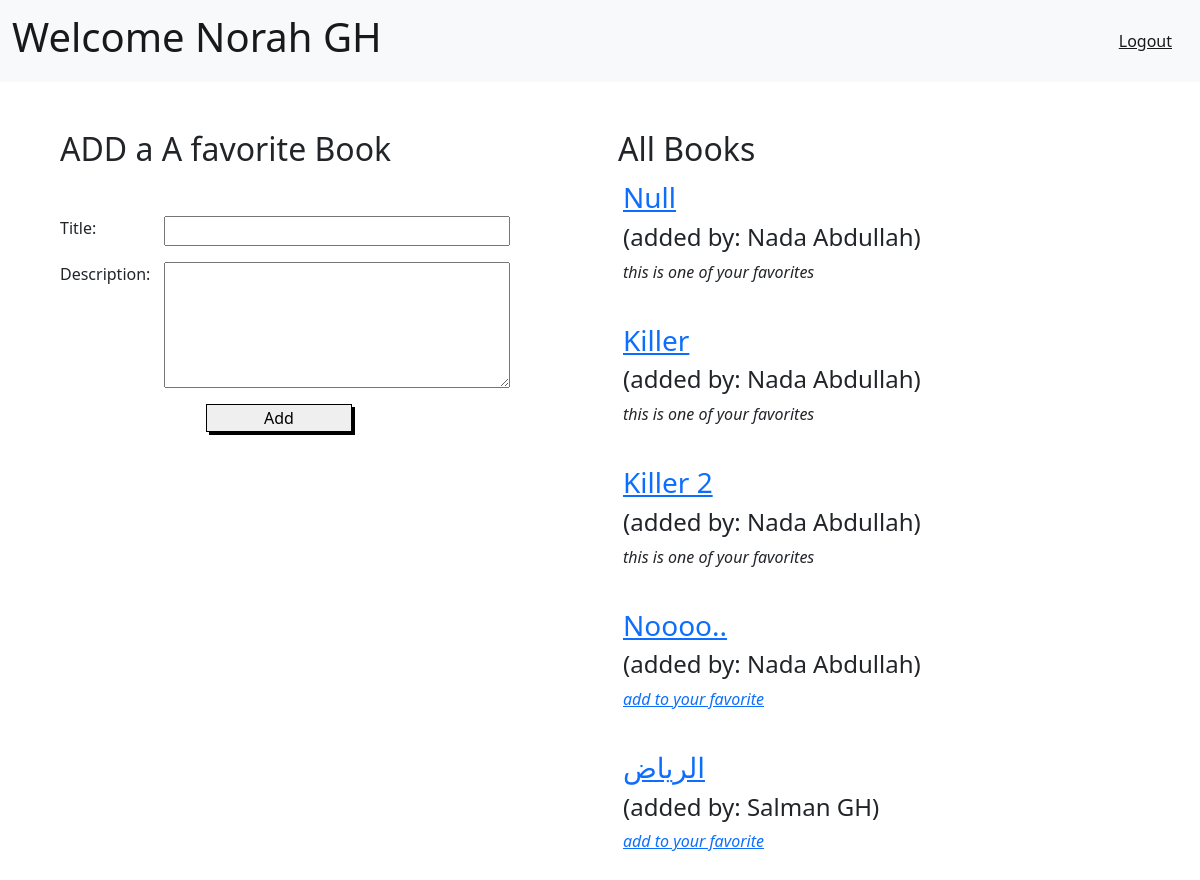
/books/ (signed in), run on the app's committed database.
### login_register_app/models.py (models this page shows)
class User (models.Model):
    first_name = models.CharField(max_length=50,blank=False,null=False)
    last_name = models.CharField(max_length=50,blank=False,null=False)
    email = models.EmailField(blank=False,null=False)
    password = models.CharField(max_length=50,blank=False,null=False)
    birthday = models.DateField(blank=False,null=False)
    objects = UserManager()

### favBooks_app/models.py (models this page shows)
class Book(models.Model):
    title = models.CharField(max_length=100)
    uploaded_by = models.ForeignKey(User,related_name='uploaded_books',blank=False,on_delete=models.CASCADE)
    liked_by = models.ManyToManyField(User,related_name='liked_books')
    created_at = models.DateTimeField(auto_now_add=True)
    updated_at = models.DateTimeField(auto_now=True)
    desc = models.TextField()
    objects = BookManager()

### favBooks_app/views.py (the view)
# urls.py: path('',views.index,name='main'),
def index(request):
    if not ('userId' in request.session):
        messages.error(request, "Need to login first", 'alert alert-danger')
        return render(request,'loginError.html')
    userId = request.session['userId']
    curr_user = User.objects.filter(id=userId).last()
    context = {
        'curr_user': curr_user ,
        'books' : Book.objects.all(),
        'allBooks': allBooks(request),
    }
    try:
        if (request.session['userTryToPost']):
            context['book_title'] = request.session['book_title']
            context['book_desc'] = request.session['book_desc']
            request.session['userTryToPost'] = False
            del request.session['book_title']
            del request.session['book_desc']
    except:
        print('--'*80,'no post saved')
    return render(request,'books.html',context)

### favBooks_app/templates/books.html (shortened to what this page needs)
{% extends 'base.html' %}
{% block content %}
<div class="col m-5">
    <h2 class="text-start">ADD a A favorite Book</h2>
    <form action="/books/addBook" method="post" class="row text-start mt-5">
        <label class="col col-3">Title:</label>
        <input type="text" name="title" class="col" value='{{book_title}}'>
        <label class="col col-3">Description:</label>
        <textarea name="desc" class="col" rows="5">{{book_desc}}</textarea>
        <div class="col  text-center"><button type="submit" class="col col-4">Add</button></div>
    </form>
</div>
<div class="col m-5">
    <h2 class="text-start">All Books</h2>
    <ul>
        {% for dict in allBooks %}
        <li>
            <a href="/books/{{dict.book.id}}">
                <h3>{{dict.book.title}}</h3>
            </a>
            <h4>(added by: {{dict.book.uploaded_by.first_name}} {{dict.book.uploaded_by.last_name}})</h4>
            {% if dict.result == 0 %}
            <p class="em">this is one of your favorites</p>
            {% else %}
            <a href="/books/favorite/{{dict.book.id}}"><p class="em">add to your favorite</p></a>
            {% endif %}
        </li>
        <br>
        {% endfor %}
    </ul>
</div>
{% endblock %}

### favBooks_app/templates/base.html (shortened to what this page needs)
<!DOCTYPE html>
<html lang="en">
<head>
    <link href="https://cdn.jsdelivr.net/npm/bootstrap@5.2.0-beta1/dist/css/bootstrap.min.css" rel="stylesheet"
>
</head>
<body>
    <nav class="navbar navbar-expand-lg bg-light">
        <div class="container-fluid">
            <a class="navbar-brand" href="/books"><h1> Welcome {{curr_user.first_name}} {{curr_user.last_name}}</h1></a>
            <div class="navbar-text me-3"><a href="/logout/{{curr_user.id}}">Logout</a></div>
        </div>
    </nav>
    <div class="container row">
        {% block content %}
        {% endblock %}
    </div>
</body>
</html>

### favBooks_app/templates/base.html (style rules this page uses)
ul { list-style: none; padding: 5px; }
.row { justify-content:space-between }
button { border: 1px solid black !important; box-shadow: 3px 3px black; border-radius: 0px !important; }
.em { font-style: italic !important; }

### data on the page
User: first_name "Norah", last_name "GH"
Book: book "Null", book.uploaded_by.first_name "Nada", book.uploaded_by.last_name "Abdullah", shows "this is one of your favorites"
Book: book "Killer", book.uploaded_by.first_name "Nada", book.uploaded_by.last_name "Abdullah", shows "this is one of your favorites"
Book: book "Killer 2", book.uploaded_by.first_name "Nada", book.uploaded_by.last_name "Abdullah", shows "this is one of your favorites"
Book: book "Noooo..", book.uploaded_by.first_name "Nada", book.uploaded_by.last_name "Abdullah"
Book: book "الرياض", book.uploaded_by.first_name "Salman", book.uploaded_by.last_name "GH"
